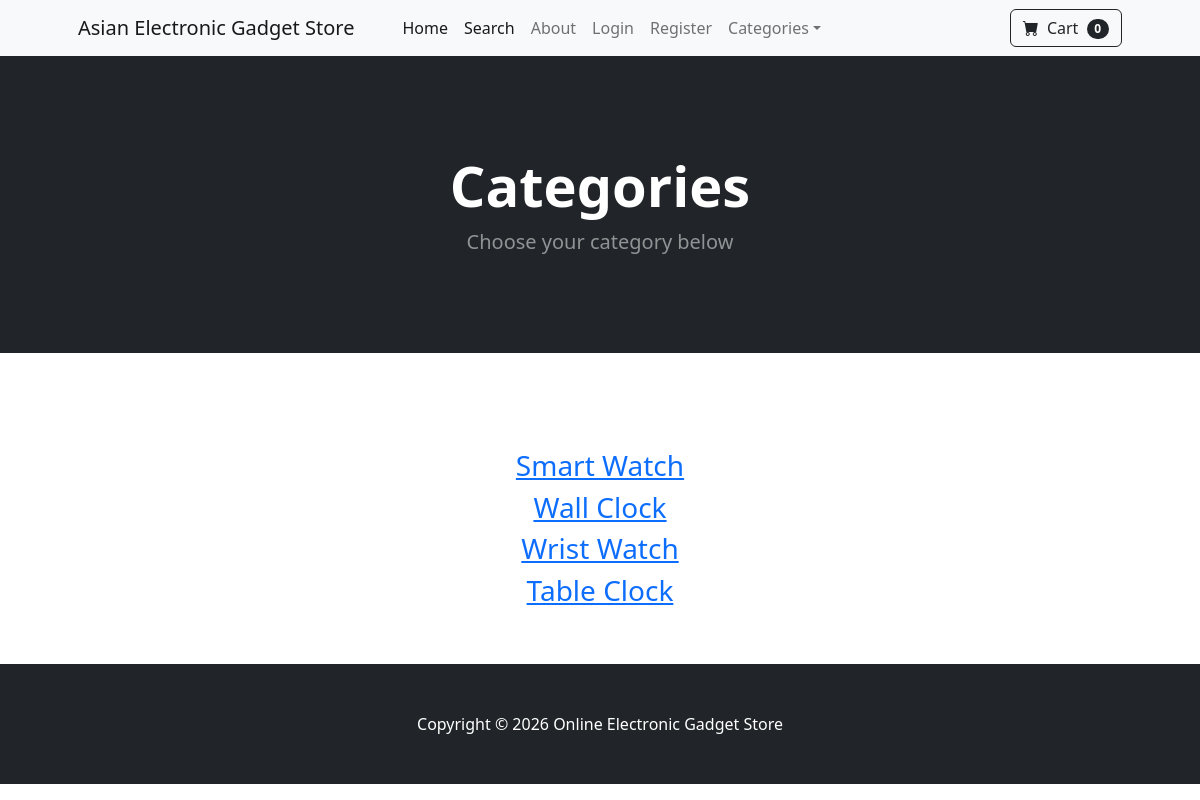
Before: /category_summary/ with the older database file.
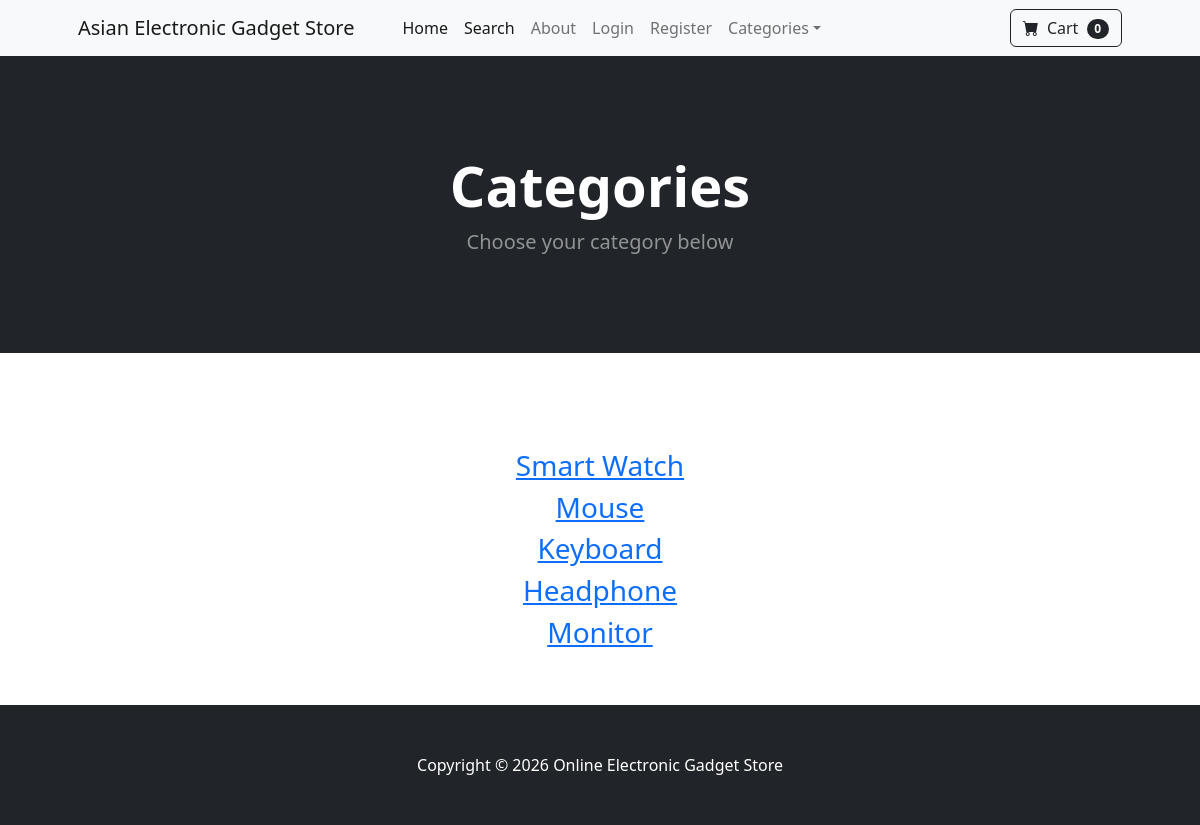
After: the same page with the newer database file.
### store/models.py (models this page shows)
class Category(models.Model):
    name = models.CharField(max_length=254)
    def __str__(self):
        return self.name

### store/views.py (the view)
# urls.py: path('category_summary/', views.category_summary, name="category_summary" ),
def category_summary(request):
    categories = Category.objects.all()
    return render(request,'category_summary.html', {"categories": categories})

### cart/cart.py (called while the page is built)
    def __len__(self):
        return len(self.cart)

### cart/context_processors.py (called while the page is built)
def cart(request):
    return {'cart' : Cart(request)}

### store/templates/category_summary.html
{% extends "base.html" %}
{% block content %}
<header class="bg-dark py-5">
            <div class="container px-4 px-lg-5 my-5">
                <div class="text-center text-white">
                    <h1 class="display-4 fw-bolder">Categories </h1>
                    <p class="lead fw-normal text-white-50 mb-0">Choose your category below</p>
                </div>
            </div>
        </header>
        <br><br>
        <div class="container">
            <div class="row">
                <center>
                    <div class="col-8">
                        <br> <br>
                        {% for category in categories %}
                        <h3> <a href=" {% url "category" category %}  "> {{category}} </a> </h3>
                        {% endfor %}
                        <br> <br>
                    </div>
                </center>
            </div>
        </div>
{% endblock content %}

Changed rows visible on the page:
removed Category: name "Wall Clock"
removed Category: name "Wrist Watch"
removed Category: name "Table Clock"
added Category: name "Mouse"
added Category: name "Keyboard"
added Category: name "Headphone"
added Category: name "Monitor"
